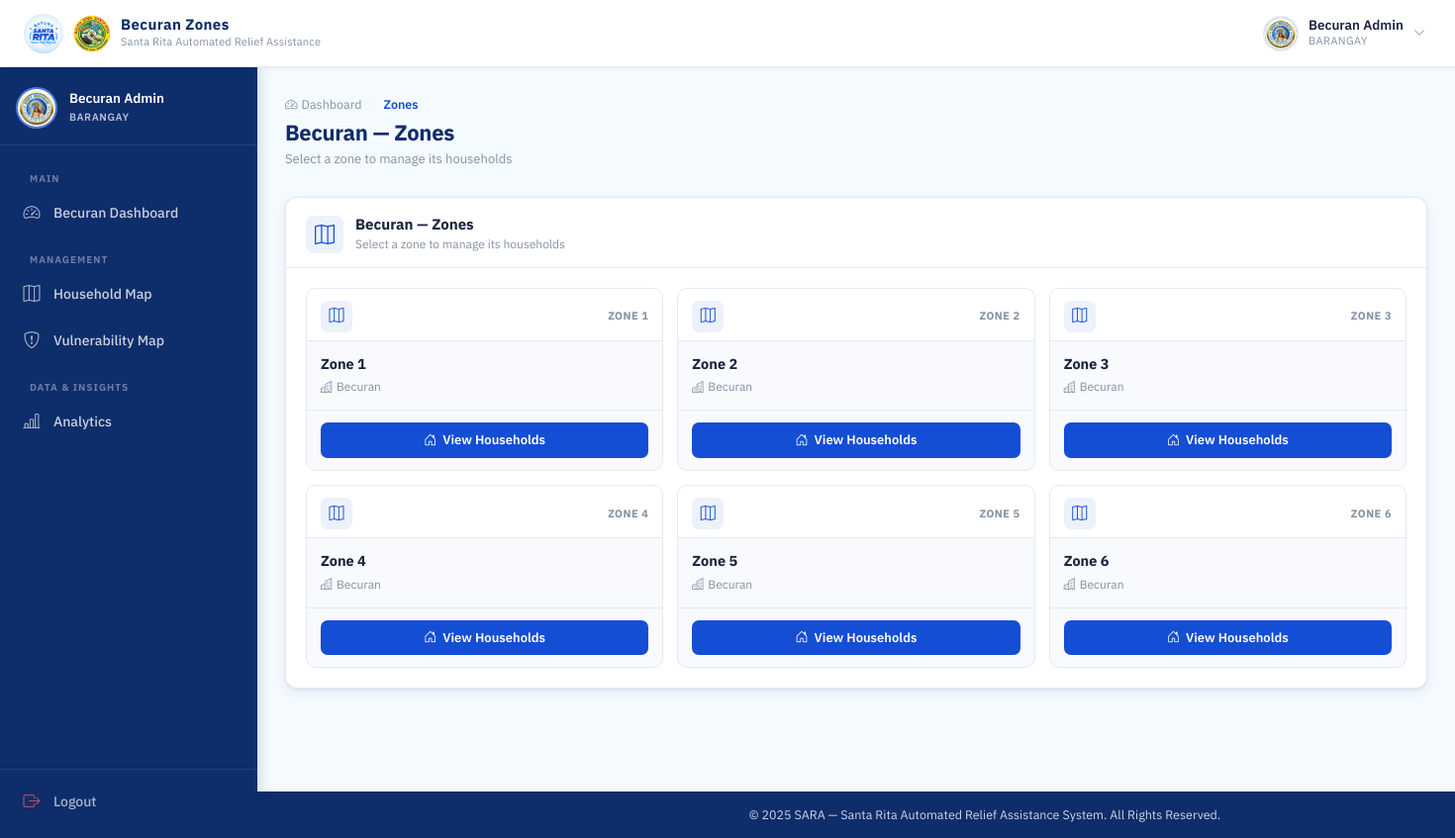
The page /barangay/zones/ (signed in) on the database its author committed.
### accounts/models.py (models this page shows, shortened)
class Barangay(models.Model):
    name = models.CharField(max_length=100, unique=True)
    def __str__(self):
        return self.name

class User(AbstractUser):
    ROLE_CHOICES = (
        ('MSWDO', 'MSWDO Admin'),
        ('MSWDO_STAFF', 'MSWDO Staff'),
        ('BARANGAY', 'Barangay Admin'),
    )
    email = models.EmailField(unique=True)
    role = models.CharField(max_length=20, choices=ROLE_CHOICES)
    barangay = models.ForeignKey(
        'Barangay', on_delete=models.SET_NULL, blank=True, null=True, related_name='users'
    )
    is_active = models.BooleanField(default=True)
    middle_name = models.CharField(max_length=150, blank=True)
    suffix = models.CharField(max_length=10, blank=True, null=True)
    position = models.CharField(max_length=100, blank=True)
    birth_place = models.CharField(max_length=200, blank=True)
    CIVIL_STATUS_CHOICES = (
        ('SINGLE', 'Single'),
        ('MARRIED', 'Married'),
        ('WIDOWED', 'Widowed'),
        ('SEPARATED', 'Separated'),
        ('ANNULLED', 'Annulled'),
    )
    civil_status = models.CharField(max_length=20, choices=CIVIL_STATUS_CHOICES, blank=True)
    citizenship = models.CharField(max_length=100, blank=True, default='Filipino')
    must_change_password = models.BooleanField(default=False)
    SEX_CHOICES = (
        ('M', 'Male'),
        ('F', 'Female'),
    )
    sex = models.CharField(max_length=1, choices=SEX_CHOICES, blank=True)
    birthdate = models.DateField(blank=True, null=True)
    contact_number = models.CharField(
        max_length=13,
        blank=True,
        validators=[
            RegexValidator(
                regex=r'^(09|\+639)\d{9}$',
                message="Phone number must be entered in the format: '09XXXXXXXXX' or '+639XXXXXXXXX'."
            )
        ]
    )
    profile_image = models.ImageField(upload_to=user_profile_image_path, blank=True, null=True)

### households/models.py (models this page shows, shortened)
class Zone(models.Model):
    barangay = models.ForeignKey(Barangay, on_delete=models.CASCADE, related_name='zones')
    name = models.CharField(max_length=50)

### core/views.py (the view)
# urls.py: path('barangay/zones/', views.barangay_zones, name='barangay_zones'),
@login_required(login_url='login')
@session_protected
def barangay_zones(request):
    if request.user.role != 'BARANGAY':
        return HttpResponseForbidden("Access Denied")
    barangay_obj = request.user.barangay
    zones = Zone.objects.filter(barangay=barangay_obj)
    return render(request, 'core/barangay_zones.html', {
        'barangay': barangay_obj,
        'zones': zones,
    })

### accounts/context_processors.py (called while the page is built)
def auth_required(request):
    return {
        'requires_auth': request.user.is_authenticated
    }

### core/templates/core/barangay_zones.html (shortened to what this page needs)
{% extends 'base.html' %}
{% load static %}
{% block navbar_title %}{{ barangay }} Zones{% endblock %}
{% block css %}
<link rel="stylesheet" href="{% static 'css/mswdo_dashboard.css' %}">
<link rel="stylesheet" href="{% static 'css/barangay_accounts.css' %}">
<link rel="stylesheet" href="{% static 'css/barangay_list.css' %}">
<link rel="stylesheet" href="{% static 'css/households.css' %}">
{% endblock %}
{% block content %}
<div class="dash-page-header">
  <div>
    <div class="page-breadcrumb">
      <a href="{% url 'barangay_dashboard' %}" class="breadcrumb-link">
          <i class="bi bi-speedometer2"></i> Dashboard
      </a>
      <i class="bi bi-chevron-right breadcrumb-sep"></i>
      <span class="breadcrumb-current">Zones</span>
    </div>
    <h1 class="dash-page-title">{{ barangay }} — Zones</h1>
    <p class="dash-page-sub">
      Select a zone to manage its households
    </p>
  </div>
</div>
<div class="dash-panel mt-4">
  <div class="dash-panel__header">
    <div class="dash-panel__header-left">
      <i class="bi bi-map dash-panel__icon"></i>
      <div>
        <h2 class="dash-panel__title">{{ barangay }} — Zones</h2>
        <p class="dash-panel__sub">Select a zone to manage its households</p>
      </div>
    </div>
  </div>
  <div class="dash-panel__body">
    {% if zones %}
    <div class="zone-grid">
      {% for zone in zones %}
      <div class="zone-card">
        <div class="zone-card__header">
          <div class="zone-card__icon-wrap"><i class="bi bi-map"></i></div>
          <span class="zone-card__number">Zone {{ forloop.counter }}</span>
        </div>
        <div class="zone-card__body">
          <h3 class="zone-card__name">{{ zone.name }}</h3>
          <p class="zone-card__barangay"><i class="bi bi-buildings me-1"></i>{{ barangay }}</p>
        </div>
        <div class="zone-card__footer">
          <a href="{% url 'zone_detail' zone.id %}" class="btn-dash-primary zone-card__btn">
            <i class="bi bi-house-door"></i> View Households
          </a>
        </div>
      </div>
      {% endfor %}
    </div>
    {% else %}
    <div class="brgy-empty" style="padding: 32px 0 20px;">
      <i class="bi bi-map"></i>
      <h3>No Zones Found</h3>
      <p>No zones have been set up for {{ barangay }} yet.</p>
    </div>
    {% endif %}
  </div>
</div>
{% endblock %}

### templates/base.html (shortened to what this page needs)
{% load static %}
<!DOCTYPE html>
<html lang="en">
<head>
  <link href="https://cdn.jsdelivr.net/npm/bootstrap@5.3.2/dist/css/bootstrap.min.css" rel="stylesheet">
  <link href="https://cdn.jsdelivr.net/npm/bootstrap-icons@1.11.3/font/bootstrap-icons.min.css" rel="stylesheet">
  <link rel="stylesheet" href="{% static 'css/base.css' %}">
  <link rel="stylesheet" href="{% static 'css/scan_rfid.css' %}">
  <link rel="stylesheet" href="{% static 'css/loading_modal.css' %}">
  {% block css %}{% endblock %}
</head>
<body>
  <div class="page-wrapper">
    <nav class="topbar" id="topbar">
      <div class="topbar-left">
        <a class="topbar-brand" href="#">
          <img src="{% static 'images/logo.jpg' %}" alt="SARA Logo" class="topbar-logo">
          <img src="{% static 'images/SRP.png' %}" alt="SRP Logo" class="topbar-logo topbar-logo--srp">
          <div class="topbar-title-group">
            <span class="topbar-title">{% block navbar_title %}SARA SYSTEM{% endblock %}</span>
            <span class="topbar-subtitle">Santa Rita Automated Relief Assistance</span>
          </div>
        </a>
      </div>
      <div class="topbar-right">
        {% if user.is_authenticated %}
        <div class="topbar-user" id="userDropdownToggle">
          <div class="topbar-avatar">
            {% if user.profile_image %}
            <img src="{{ user.profile_image.url }}" alt="{{ user.get_full_name }}">
            {% else %}
            <span class="avatar-initials">
              {{ user.first_name|first|upper }}{{ user.last_name|first|upper }}
            </span>
            {% endif %}
          </div>
          <div class="topbar-user-info">
            <span class="topbar-username">{{ user.get_full_name|default:user.username }}</span>
            <span class="topbar-role">{{ user.role|default:"User" }}</span>
          </div>
          <i class="bi bi-chevron-down topbar-chevron" id="userChevron"></i>
        </div>
        {% endif %}
      </div>
    </nav>
    {% if user.is_authenticated and not hide_sidebar %}
    <aside class="sidebar" id="sidebar">
      <div class="sidebar-header">
        <div class="sidebar-user-card">
          <div class="sidebar-avatar">
            {% if user.profile_image %}
            <img src="{{ user.profile_image.url }}" alt="{{ user.get_full_name }}">
            {% else %}
            <span class="avatar-initials avatar-initials--lg">
              {{ user.first_name|first|upper }}{{ user.last_name|first|upper }}
            </span>
            {% endif %}
          </div>
          <div class="sidebar-user-info">
            <span class="sidebar-username">{{ user.get_full_name|default:user.username }}</span>
            <span class="sidebar-role-badge">{{ user.role|default:"User" }}</span>
          </div>
        </div>
      </div>
      <nav class="sidebar-body">
        <ul class="sidebar-nav">
          {% if user.role == 'BARANGAY' %}
          <li class="sidebar-section-label">Main</li>
          <li class="sidebar-item">
            <a href="{% url 'barangay_dashboard' %}"
              class="sidebar-link {% if request.resolver_match.url_name == 'barangay_dashboard' %}active{% endif %}">
              <i class="bi bi-speedometer2"></i>
              <span>{{ user.barangay }} Dashboard</span>
            </a>
          </li>
          <li class="sidebar-section-label">Management</li>
          <li class="sidebar-item">
            <a href="{% url 'household_map' %}"
              class="sidebar-link {% if request.resolver_match.url_name == 'household_map' %}active{% endif %}">
              <i class="bi bi-map"></i>
              <span>Household Map</span>
            </a>
          </li>
          <li class="sidebar-item">
            <a href="{% url 'household_vulnerability_map' %}"
              class="sidebar-link {% if request.resolver_match.url_name == 'household_vulnerability_map' %}active{% endif %}">
              <i class="bi bi-shield-exclamation"></i>
              <span>Vulnerability Map</span>
            </a>
          </li>
          <li class="sidebar-section-label">Data & Insights</li>
          <li class="sidebar-item">
            <a href="{% url 'barangay_analytics' %}"
              class="sidebar-link {% if request.resolver_match.url_name == 'barangay_analytics' %}active{% endif %}">
              <i class="bi bi-bar-chart-line"></i>
              <span>Analytics</span>
            </a>
          </li>
          {% endif %}
        </ul>
      </nav>
      <div class="sidebar-footer">
        <a href="{% url 'logout' %}" class="sidebar-link sidebar-logout">
          <i class="bi bi-box-arrow-right"></i>
          <span>Logout</span>
        </a>
      </div>
    </aside>
    {% endif %}
    <main class="{% if user.is_authenticated and not hide_sidebar %}main-content{% endif %}">
      {% block content %}{% endblock %}
    </main>
    <footer
      class="{% if user.is_authenticated and not hide_sidebar %}footer footer--dashboard{% else %}footer{% endif %}">
      <div class="footer-content">
        <p>&copy; 2025 SARA &mdash; Santa Rita Automated Relief Assistance System. All Rights Reserved.</p>
      </div>
    </footer>
  </div>
</body>
</html>

### static/css/mswdo_dashboard.css (style rules this page uses)
:root { --card-radius: 12px; --panel-radius: 12px; --shadow-card: 0 1px 3px rgba(13, 45, 107, 0.07), 0 4px 12px rgba(13, 45, 107, 0.07); --shadow-hover: 0 4px 18px rgba(13, 45, 107, 0.14); --teal: #0d7377; --teal-light: #e6f4f4; --amber: #b45309; --amber-light: #fef3c7; --green: #166534; --green-light: #dcfce7; --indigo: #3730a3; --indigo-light: #ede9fe; --success: #22A06B; --success-hover: #1C8A5C; --success-bg: rgba(34, 160, 107, 0.08); }
.dash-page-header { display: flex; align-items: flex-start; justify-content: space-between; gap: 16px; margin-bottom: 28px; flex-wrap: wrap; }
.dash-page-title { font-size: 22px; font-weight: 700; color: var(--primary); margin: 0 0 4px; letter-spacing: -0.3px; }
.dash-page-sub { font-size: 13px; color: var(--text-muted); margin: 0; }
.btn-dash-primary { display: inline-flex; align-items: center; gap: 6px; background-color: var(--secondary); color: #fff; border: none; border-radius: 7px; padding: 9px 18px; font-size: 13.5px; font-weight: 600; cursor: pointer; transition: background var(--transition), box-shadow var(--transition); font-family: var(--font); text-decoration: none; }
.dash-panel { background: var(--white); border: 1px solid var(--border); border-radius: var(--panel-radius); box-shadow: var(--shadow-card); overflow: hidden; }
.dash-panel__header { display: flex; align-items: center; justify-content: space-between; padding: 18px 20px 14px; border-bottom: 1px solid var(--border); }
.dash-panel__header-left { display: flex; align-items: center; gap: 12px; }
.dash-panel__icon { font-size: 20px; color: var(--secondary); width: 38px; height: 38px; background: rgba(19, 78, 213, 0.08); border-radius: 8px; display: flex; align-items: center; justify-content: center; flex-shrink: 0; }
.dash-panel__title { font-size: 15px; font-weight: 700; color: var(--text-main); margin: 0 0 2px; line-height: 1.2; }
.dash-panel__sub { font-size: 12px; color: var(--text-muted); margin: 0; }
.dash-panel__body { padding: 20px; }

### static/css/barangay_accounts.css (style rules this page uses)
.page-breadcrumb { display: flex; align-items: center; gap: 6px; margin-bottom: 6px; }
.breadcrumb-link { font-size: 12.5px; color: var(--text-muted); text-decoration: none; display: flex; align-items: center; gap: 4px; transition: color var(--transition); }
.breadcrumb-sep { font-size: 10px; color: var(--border); }
.breadcrumb-current { font-size: 12.5px; color: var(--secondary); font-weight: 600; }

### static/css/barangay_list.css (style rules this page uses)
.zone-grid { display: grid; grid-template-columns: repeat(3, 1fr); gap: 14px; }
.zone-card { background: #f8fafd; border: 1px solid var(--border); border-radius: 10px; overflow: hidden; display: flex; flex-direction: column; transition: box-shadow var(--transition), border-color var(--transition), transform var(--transition); }
.zone-card__header { display: flex; align-items: center; justify-content: space-between; padding: 12px 14px 8px; border-bottom: 1px solid var(--border); background: var(--white); }
.zone-card__icon-wrap { width: 32px; height: 32px; border-radius: 7px; background: rgba(19, 78, 213, 0.08); color: var(--secondary); font-size: 15px; display: flex; align-items: center; justify-content: center; }
.zone-card__number { font-size: 11px; font-weight: 700; text-transform: uppercase; letter-spacing: 0.5px; color: var(--text-muted); }
.zone-card__body { flex: 1; padding: 14px; }
.zone-card__name { font-size: 14.5px; font-weight: 700; color: var(--text-main); margin: 0 0 5px; line-height: 1.3; }
.zone-card__barangay { font-size: 12px; color: var(--text-muted); margin: 0; display: flex; align-items: center; }
.zone-card__footer { padding: 12px 14px; border-top: 1px solid var(--border); }
.zone-card__btn { width: 100%; justify-content: center; font-size: 13px; padding: 8px 14px; }

### rows shown on the page
Barangay: name "Becuran"
User: profile_image (picture), get_full_name "Becuran Admin", role "BARANGAY", barangay "Becuran"
Zone: name "Zone 1"
Zone: name "Zone 2"
Zone: name "Zone 3"
Zone: name "Zone 4"
Zone: name "Zone 5"
Zone: name "Zone 6"
